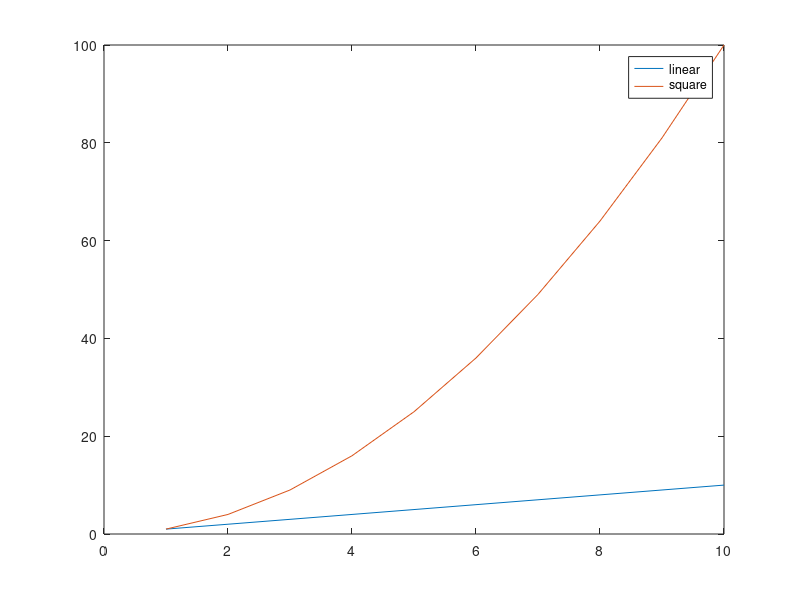

Recreate this plot in MATLAB. (Note: this script raises an error after producing the figure.)
%=============================================================================
% Copyright (c) 2026-present Allan CORNET (Nelson)
%=============================================================================
% This file is part of Nelson.
%=============================================================================
% LICENCE_BLOCK_BEGIN
% SPDX-License-Identifier: LGPL-3.0-or-later
% LICENCE_BLOCK_END
%=============================================================================
% <--ADV-CLI MODE-->
%=============================================================================
% Like the reference, the default ItemHitFcn starts text editing when a legend label is double-clicked:
% an edit box opens over the label, and its callback renames the entry and the plotted object.
%=============================================================================
f = figure('Position', [100 100 400 300]);
ax = axes('Parent', f, 'Position', [0.13 0.11 0.775 0.815]);
h1 = plot(ax, 1:10, 'DisplayName', 'linear');
hold(ax, 'on');
h2 = plot(ax, (1:10) .^ 2, 'DisplayName', 'square');
lg = legend(ax);
drawnow();
W = f.Position(3);
H = f.Position(4);
p = lg.Position;
% row pitch is one text line (1.117 em) plus half a pixel, rows start 1.75 px
% under the top edge; the icon column is 30 points, the label follows a 16/3 px gap
rowH = 1.117 * lg.FontSize * 96 / 72 + 0.5;
y0 = p(2) * H + p(4) * H - 1.75;
baseX = p(1) * W + 4;
iconW = 30 * 96 / 72;
labelPoint = [baseX + iconW + 16 / 3 + 5, y0 - rowH * 1.5];
iconPoint = [baseX + 10, y0 - rowH * 1.5];
%=============================================================================
% a normal click on a label, or a double-click on an icon, does not edit
__figure_mouse_event__(f, 'press', labelPoint, 'web');
drawnow();
pause(0.2);
assert_isequal(numel(findall(f, 'Tag', 'LegendLabelEditor')), 0);
__figure_mouse_event__(f, 'press', iconPoint, 'web', 'open');
drawnow();
pause(0.2);
assert_isequal(numel(findall(f, 'Tag', 'LegendLabelEditor')), 0);
%=============================================================================
% a double-click on a label opens an editor holding the current text
__figure_mouse_event__(f, 'press', labelPoint, 'web', 'open');
drawnow();
pause(0.3);
editor = findall(f, 'Tag', 'LegendLabelEditor');
assert_isequal(numel(editor), 1);
assert_isequal(editor.String, 'square');
%=============================================================================
% committing the edit renames the legend entry and the plotted object
editor.String = 'renamed';
callback = editor.Callback;
callback(editor, []);
drawnow();
assert_isequal(lg.String, {'linear', 'renamed'});
assert_isequal(h2.DisplayName, 'renamed');
assert_isequal(h1.DisplayName, 'linear');
assert_isequal(numel(findall(f, 'Tag', 'LegendLabelEditor')), 0);
%=============================================================================
% a custom ItemHitFcn replaces the default behavior
lg.ItemHitFcn = @(src, evt) disp('');
__figure_mouse_event__(f, 'press', labelPoint, 'web', 'open');
drawnow();
pause(0.2);
assert_isequal(numel(findall(f, 'Tag', 'LegendLabelEditor')), 0);
close(f);
%=============================================================================
